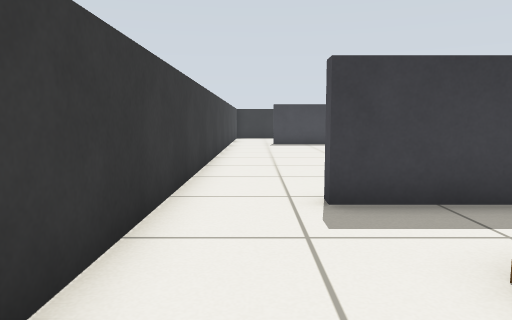
view 1 (above)

19 first-person views from a walk through a robot-simulator world made for Gazebo. The camera is 0.57 m above the floor, tilts 6° down and sees 70° across. The floor is counted in squares, 0.5 m on a side. Each view is taken from the middle of a square. On the plan, view 1 faces up. The plan holds only what a view shows up to about 14 squares ahead; the rest is blank.

view 2
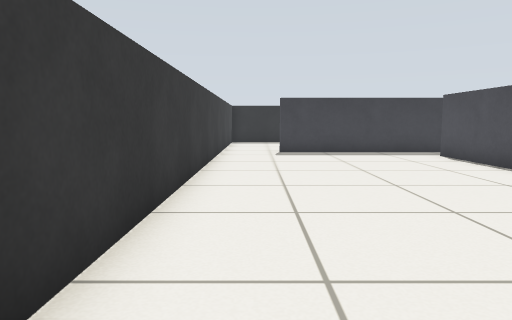

view 3
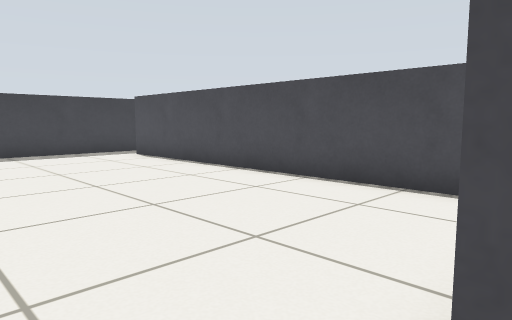

view 4
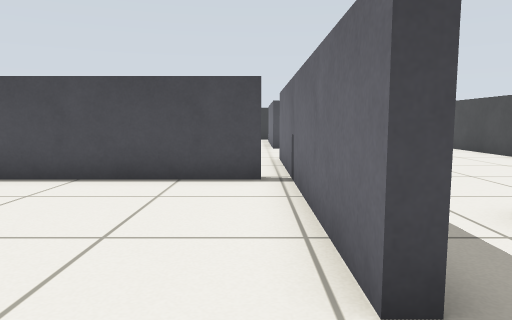

view 5
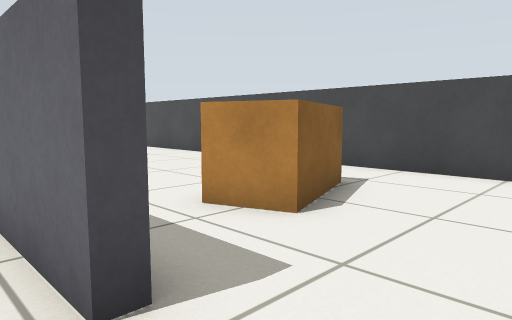

view 6
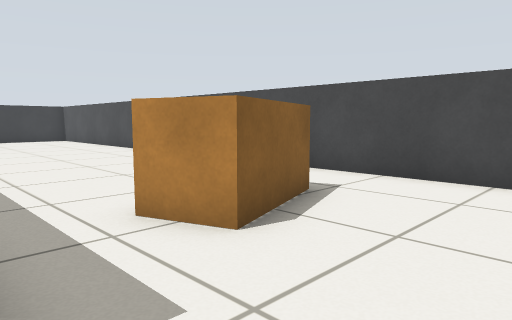

view 7
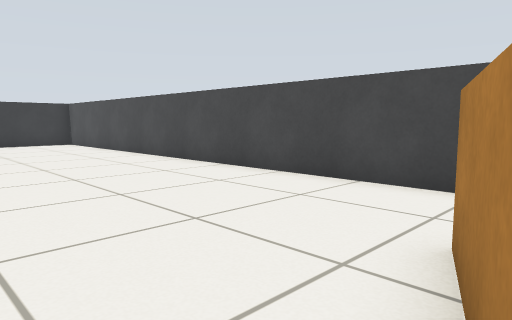

view 8
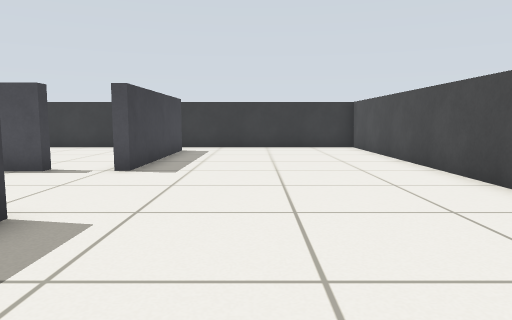

view 9
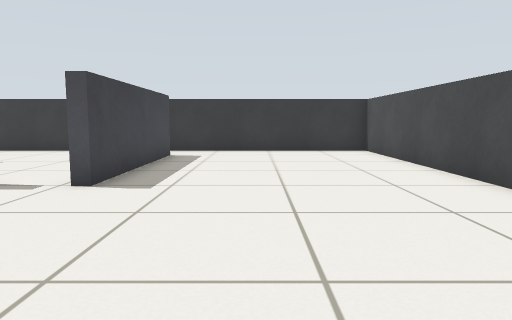

view 10
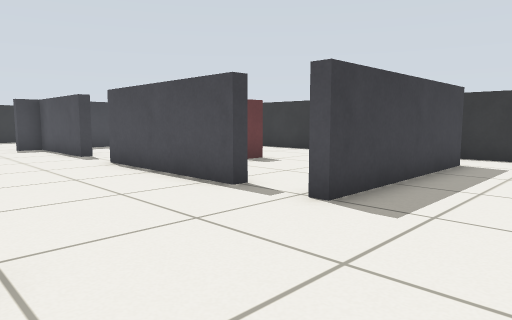

view 11
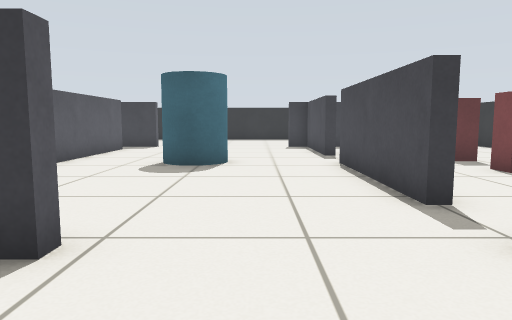

view 12
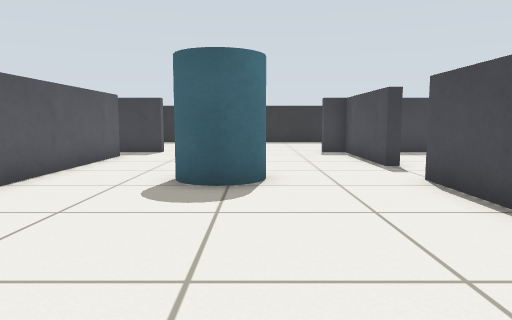

view 13
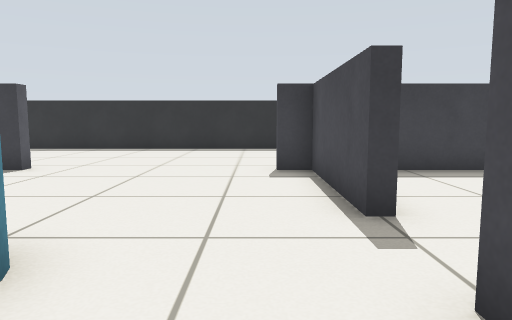

view 14
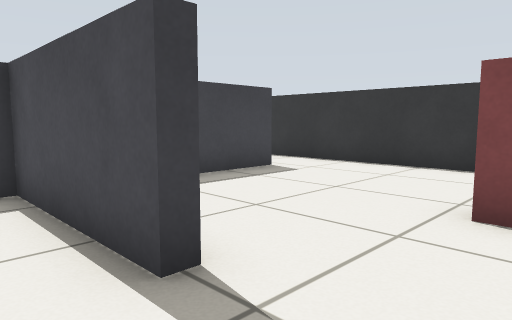

view 15
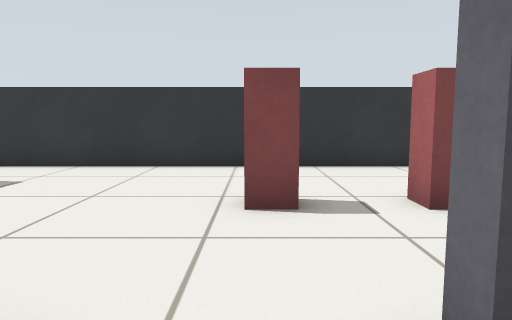

view 16
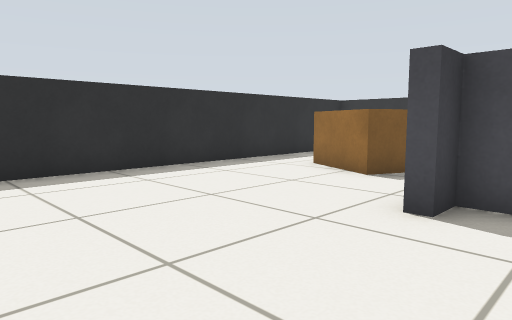

view 17
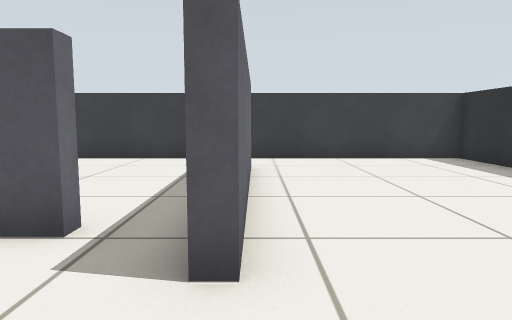

view 18
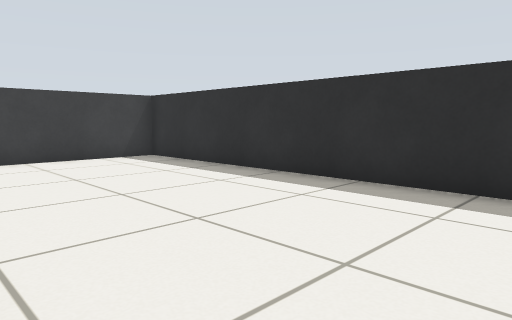

view 19
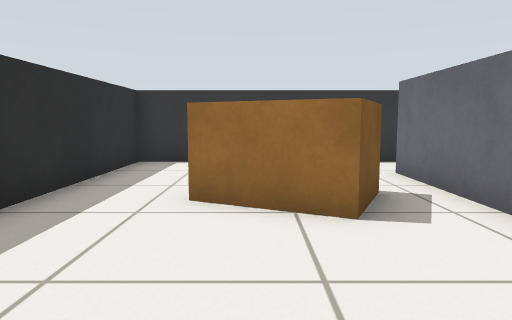

### Floor plan
Key: @ floor where view 1 was taken; # wall or solid block; . floor; B brown box; G gate; P pillar.
Columns run from 2 left of view 1 to 23 right of it. Each row starts with its distance up from view 1.
 26 ##########################
 25 #........................#
 24 #........................#
 23 #..................B...
 22 #..................B
 21 #.................BB     #
 20 #...................B.  .#
 19 #..#######......#######..#
 18 #...............# .......#
 17 #.......#.......# .......#
 16 #.......#.......#........#
 15 #.......#.......#........#
 14 #.......#................#
 13 #.......#...PP......G....#
 12 #.......#...PP..#........#
 11 #.......#.......# .......#
 10 #.......#.......# ..G....#
  9 #.......# ......# .......#
  8 #.......#  .....#......
  7 #.......#  .....#.....
  6 #.......#...........
  5 #...#########....######..#
  4 #........................#
  3 #....B...................
  2 #...BB...................
  1   ...BB..................
  0   @..B...................
 -1   .......................
 -2   .......................
 -3   #######################

Positions as (right, up) in squares from view 1, and headings:
1: (0, 0), facing up
2: (0, 5), facing up
3: (0, 5), facing up-right
4: (-1, 6), facing right
5: (-1, 6), facing down-right
6: (-1, 5), facing down-right
7: (3, 4), facing down-right
8: (6, 2), facing right
9: (8, 2), facing right
10: (10, 2), facing up-right
11: (12, 2), facing up
12: (11, 5), facing up
13: (13, 10), facing up
14: (13, 12), facing up-right
15: (13, 13), facing right
16: (9, 17), facing up-right
17: (10, 19), facing left
18: (10, 19), facing up-left
19: (12, 22), facing right
